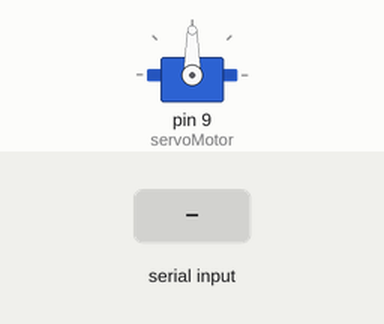
Simulated run of this sketch. Board: Arduino Uno, built with avr-gcc and run on an emulated ATmega328P. Parts: servo. Inputs (shaded band) come from the test bench.

Above: at 1.2 s.
1.3 s: "A" received over Serial
At 2.3 s:
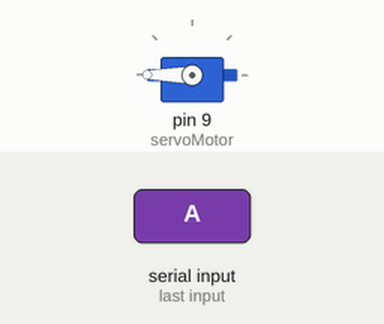
2.8 s: "B" received over Serial
At 3.5 s:
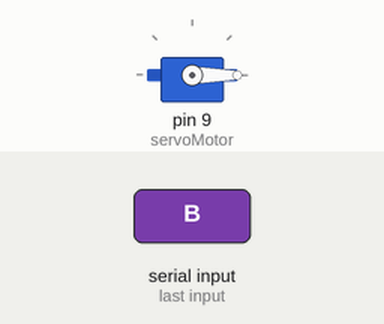
Timing chart, 0 to 5.8 s (numbered marks = the images above; inputs shaded):
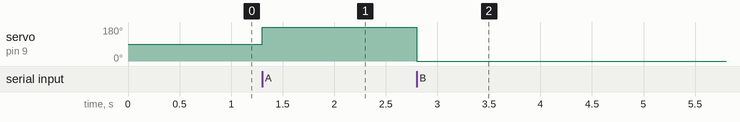

The sketch:

arduino_code.ino
```cpp
#include <Servo.h>

Servo servoMotor;

void setup() {
  // Initialize serial communication
  Serial.begin(9600);

  // Attach servo to pin 9
  servoMotor.attach(9);
}

void loop() {
  // Check if data is available to read from serial port
  if (Serial.available() > 0) {
    // Read the incoming byte
    char receivedChar = Serial.read();

    // Move servo based on received signal
    if (receivedChar == 'A') {  // Move right for apple
      servoMotor.write(180);  // Adjust angle as needed
    } else if (receivedChar == 'B') {  // Move left for banana
      servoMotor.write(0);  // Adjust angle as needed
    }
  }
}
```

Measured:
- after the input at 1.3 s, servo on pin 9 (servoMotor): 90° → 180° at once
- after the input at 2.8 s, servo on pin 9 (servoMotor): 180° → 0° at once
